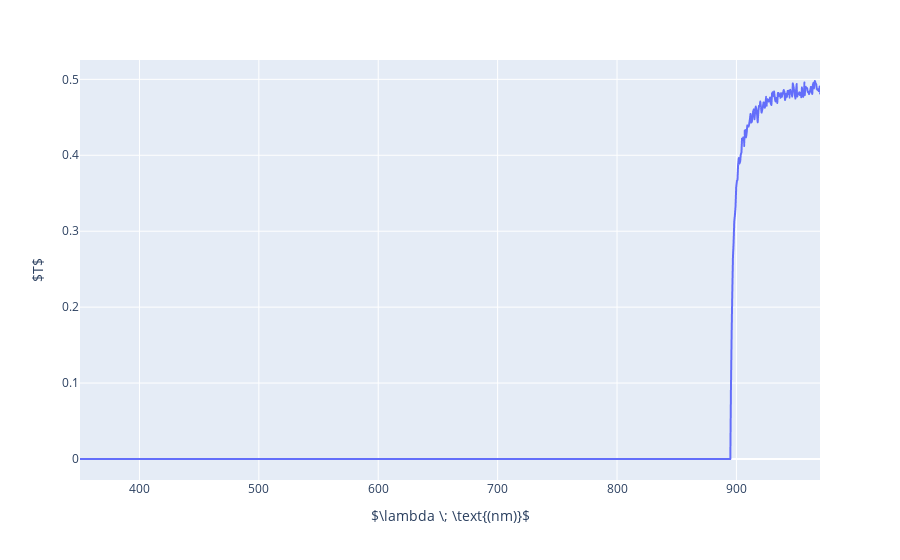

This figure's notebook cell:
### Markdown cell above
The transmission coefficient, $T$, is given by the following equation:

$$
T = \frac{(1 - R)^2 \, e^{- \alpha x}}{1 -R^2 \, e^{-2 \alpha x}}
$$

The long-wavelength region where $T$ approaches a known value is known as the transparent region, and occurs when $\alpha = 0$. In this region the equation for $T$ becomes

$$
T = \frac{(1 - R)^2}{1 -R^2} = \frac{(1-R)(1-R)}{(1+R)(1-R)} = \frac{1-R}{1+R}
$$

and hence

$$
R = \frac{1-T}{1+T}
$$

### Code cell
fig2.show()

### Figure 1 — Plotly figure (JSON) as saved in the notebook; plotly's stock layout.template omitted (floating-point values rounded to 4 significant figures; data arrays with more than 128 entries replaced by an {"elided": "..."} marker saying what was removed)
{"data": [{"hovertemplate": "$\\lambda \\; \\text{(nm)}$=%{x}<br>$T$=%{y}<extra></extra>", "legendgroup": "", "line": {"color": "#636efa", "dash": "solid"}, "mode": "lines", "name": "", "showlegend": false, "type": "scattergl", "x": {"elided": "1098 float values"}, "xaxis": "x", "y": {"elided": "1098 float values"}, "yaxis": "y"}], "layout": {"autosize": true, "legend": {"tracegroupgap": 0}, "margin": {"t": 60}, "xaxis": {"anchor": "y", "autorange": true, "domain": [0, 1], "range": [350.2, 970], "title": {"text": "$\\lambda \\; \\text{(nm)}$"}, "type": "linear"}, "yaxis": {"anchor": "x", "autorange": true, "domain": [0, 1], "range": [-0.02766, 0.5255], "title": {"text": "$T$"}, "type": "linear"}}}
